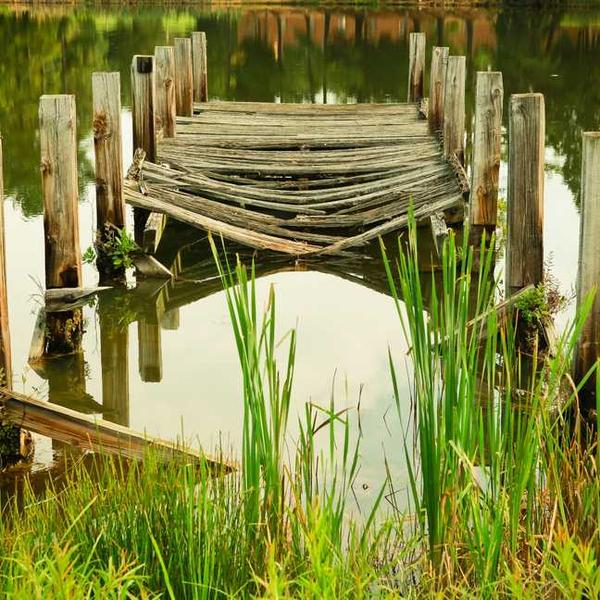
#> input picture multithreading&multiprocess/sample.jpg, 600 x 600 px; its folder holds 3 pictures in this run
$ python test_threads_processes.py
#> lines starting #> are read from the running program, lines starting #| are printed output that depends on the picture
"""
یک نمونه کامل و واقعی از:
1) Multi-threading برای کارهای I/O
2) Multi-processing برای کارهای CPU (پردازش عکس)

اجرا:
    python test_threads_processes.py
"""
#خب اینجا میادش از یه سایته که از هوش مصنوعی گرفتم کدشو میادش پازل طور میکنه چندین تا عکس رو میگیره خودش یکی میکنه و میشه دیدش که سریع تر ظاهرا و قوی تر کار میکنه مولتی پروسس ولی تار میشه عکسش و خب مولتی تردینگ هم میبینیم که چطوره و چطور کار میکنه برای پردازش های قوی تر مولتی پروسس بهتره خیلی و برای استافده کل هسته های سی پی یو و در پردازش های سنگین و بعدا در کلاس مشین لرنینگ و ... استفادش خیلی جالب میشه
"""این کد از یک سایت گرفته شده و با کمک هوش مصنوعی
چندین تصویر را به شکل پازل‌مانند کنار هم قرار می‌دهد.
نسخهٔ چندپردازشی (Multi-Processing) سریع‌تر و قوی‌تر کار می‌کند
و از تمام هسته‌های CPU استفاده می‌کند، هرچند ممکن است تصویر خروجی کمی تار شود.
همچنین می‌توان عملکرد نسخهٔ چندریسمانی (Multi-Threading) را هم دید.
استفاده از چندپردازشی برای پردازش‌های سنگین و بعدها در کلاس‌های یادگیری ماشین
کاربردهای جالبی دارد.
"""

import time
import requests
import concurrent.futures
from concurrent.futures import ThreadPoolExecutor, ProcessPoolExecutor
from PIL import Image, ImageFilter
import os

# ===============================
# ۱. کارهای واقعی I/O  (Threading)
# ===============================

URLS = [
    "https://picsum.photos/400",
    "https://picsum.photos/500",
    "https://picsum.photos/600",
]

def download_image(url):
    """ دانلود واقعی عکس (I/O واقعی → مناسب Threading) """
    start = time.time()
    r = requests.get(url)
    filename = f"dl_{int(start)}.jpg"

    with open(filename, "wb") as f:
        f.write(r.content)

    return f"Downloaded {filename} in {time.time() - start:.2f}s"


# ===================================
# ۲. کار CPU واقعی (Multiprocessing)
# ===================================

def process_tile(tile_image_bytes, effect):
    """
    پردازش سنگین روی یک تکه از تصویر (CPU-bound → مناسب Multiprocessing)
    tile_image_bytes = بایت‌های تکه عکس
    effect = نوع فیلتر
    """
    img = Image.open(tile_image_bytes)

    if effect == "blur":
        processed = img.filter(ImageFilter.GaussianBlur(6))
    elif effect == "gray":
        processed = img.convert("L")
    else:
        processed = img

    # خروجی را در حافظه نگه می‌داریم
    from io import BytesIO
    output = BytesIO()
    processed.save(output, format="JPEG")
    output.seek(0)
    return output.read()


def split_image_into_tiles(image_path, tile_size=200):
    """
    عکس را به تکه‌های 200x200 می‌بُرد
    """
    img = Image.open(image_path)
    w, h = img.size
    tiles = []

    from io import BytesIO

    for y in range(0, h, tile_size):
        for x in range(0, w, tile_size):
            box = (x, y, x + tile_size, y + tile_size)
            tile = img.crop(box)
            bio = BytesIO()
            tile.save(bio, format="JPEG")
            bio.seek(0)
            tiles.append((bio, (x, y)))

    return tiles, (w, h)


def merge_tiles(tiles_data, size):
    """
    تکه‌های پردازش شده را دوباره کنار هم قرار می‌دهد
    """
    w, h = size
    final_img = Image.new("RGB", (w, h))

    for tile_bytes, pos in tiles_data:
        from io import BytesIO
        tile = Image.open(BytesIO(tile_bytes))
        final_img.paste(tile, pos)

    final_img.save("output_processed.jpg")
    return "Saved output_processed.jpg"


# ===============================
# اجرای مثال‌ها
# ===============================

def test_multithreading():
    print("\n=== TEST: Multi-Threading (Real I/O) ===")

    start = time.time()

    with ThreadPoolExecutor(max_workers=3) as executor:
        futures = [executor.submit(download_image, url) for url in URLS]

        for f in concurrent.futures.as_completed(futures):
            print(f.result())

    print(f"Threading total: {time.time() - start:.2f}s")


def test_multiprocessing():
    print("\n=== TEST: Multi-Processing (Real CPU Work) ===")

    input_image = "sample.jpg"

    if not os.path.exists(input_image):
        print("ERROR: Put a sample.jpg next to this file!")
        return

    tiles, size = split_image_into_tiles(input_image)

    start = time.time()

    with ProcessPoolExecutor() as executor:
        futures = [
            executor.submit(process_tile, bio, "blur") for bio, pos in tiles
        ]

        processed_tiles = []
        for fut, (_, pos) in zip(futures, tiles):
            processed_tiles.append((fut.result(), pos))

    merge_tiles(processed_tiles, size)

    print(f"Multiprocessing total: {time.time() - start:.2f}s")


# ===============================
# main
# ===============================
if __name__ == "__main__":
    print("Running all tests...\n")

    # تست threading واقعی
    test_multithreading()
#> (the call stopped at in download_image, `r = requests.get(url)`: the network is not available in this run)

    # تست multiprocessing واقعی
    test_multiprocessing()
#> in split_image_into_tiles, img is the input picture: PIL image 600x600 RGB; mean R, G, B 132.1, 133.3, 69.6
#> after the loop in split_image_into_tiles, `for y in range(0, h, tile_size):`:
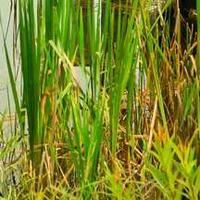
#> tile: PIL image 200x200 RGB; mean R, G, B 121.8, 132, 38.9
#> after the loop in split_image_into_tiles, `for y in range(0, h, tile_size):`: tiles = 9 items
#> in test_multiprocessing, `tiles, size = split_image_into_tiles(input_image)`: size = (600, 600)
#> in process_tile (call 7), `img = Image.open(tile_image_bytes)`:
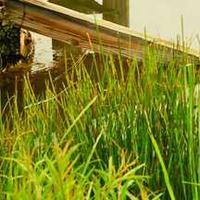
#> img: PIL image 200x200 RGB; mean R, G, B 124.7, 128.2, 41.4
#> in process_tile (call 8), `img = Image.open(tile_image_bytes)`:
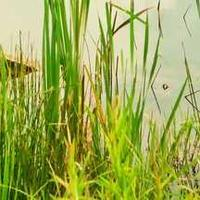
#> img: PIL image 200x200 RGB; mean R, G, B 156.9, 169.7, 83.9
#> in process_tile (call 8), `processed = img.filter(ImageFilter.GaussianBlur(6))`:
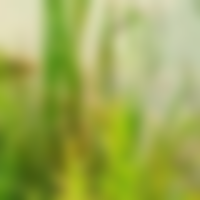
#> processed: PIL image 200x200 RGB; mean R, G, B 157.1, 169.8, 84
#> in process_tile (call 9), `processed = img.filter(ImageFilter.GaussianBlur(6))`:
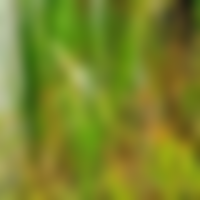
#> processed: PIL image 200x200 RGB; mean R, G, B 121.9, 131.8, 40.4
#> in test_multiprocessing, `futures = [ executor.submit(process_tile, bio, "blur") for bio, pos in..`: futures = 9 items
#> the loop in test_multiprocessing, `for fut, (_, pos) in zip(futures, tiles):` made 9 passes
#> pos on passes 1 to 9: (0, 0), (200, 0), (400, 0), (0, 200), (200, 200), (400, 200), (0, 400), (200, 400), (400, 400)
#> in merge_tiles, `w, h = size`: w = 600
#> in merge_tiles, `final_img = Image.new("RGB", (w, h))`: final_img: PIL image 600x600 RGB; every value is 0
#> in merge_tiles, `final_img.paste(tile, pos)`:
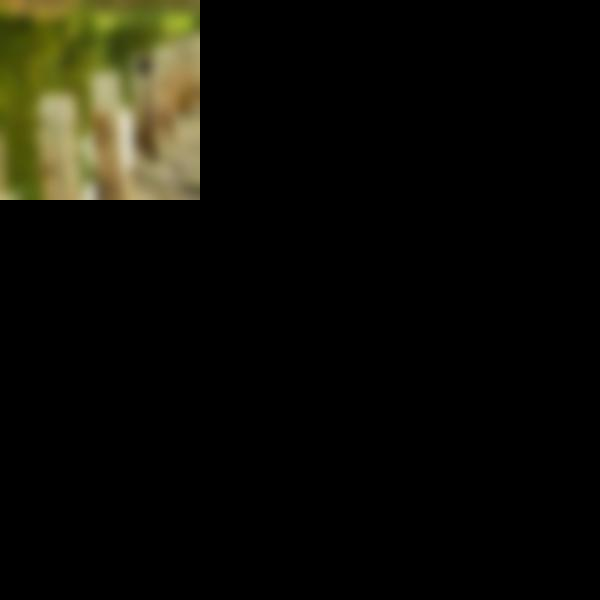
#> final_img: PIL image 600x600 RGB; mean R, G, B 14.2, 13.7, 6.5
#> in merge_tiles, `final_img.save("output_processed.jpg")`:
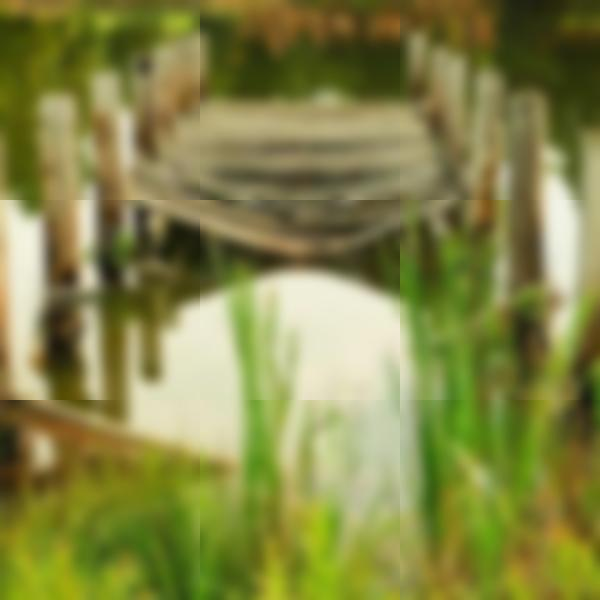
#> saved as output_processed.jpg: PIL image 600x600 RGB; mean R, G, B 132.2, 133.3, 70.3

    print("\nDONE!")
